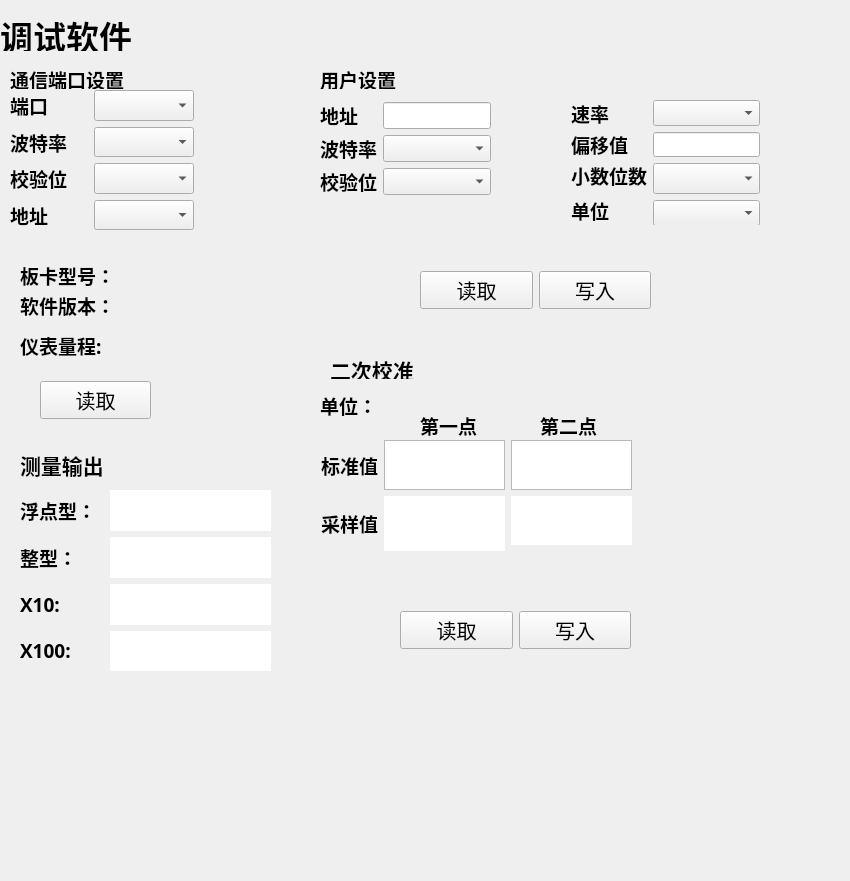
<?xml version="1.0" encoding="UTF-8"?>
<ui version="4.0">
 <class>main</class>
 <widget class="QWidget" name="main">
  <property name="geometry">
   <rect>
    <x>0</x>
    <y>0</y>
    <width>850</width>
    <height>881</height>
   </rect>
  </property>
  <property name="font">
   <font>
    <pointsize>15</pointsize>
   </font>
  </property>
  <property name="windowTitle">
   <string>Form</string>
  </property>
  <widget class="QWidget" name="instruinfo" native="true">
   <property name="geometry">
    <rect>
     <x>10</x>
     <y>250</y>
     <width>191</width>
     <height>181</height>
    </rect>
   </property>
   <widget class="QLabel" name="label_7">
    <property name="geometry">
     <rect>
      <x>10</x>
      <y>40</y>
      <width>101</width>
      <height>30</height>
     </rect>
    </property>
    <property name="font">
     <font>
      <family>楷体</family>
      <pointsize>14</pointsize>
      <weight>75</weight>
      <bold>true</bold>
     </font>
    </property>
    <property name="text">
     <string>软件版本：</string>
    </property>
   </widget>
   <widget class="QLabel" name="label_6">
    <property name="geometry">
     <rect>
      <x>10</x>
      <y>80</y>
      <width>101</width>
      <height>30</height>
     </rect>
    </property>
    <property name="font">
     <font>
      <family>楷体</family>
      <pointsize>14</pointsize>
      <weight>75</weight>
      <bold>true</bold>
     </font>
    </property>
    <property name="text">
     <string>仪表量程:</string>
    </property>
   </widget>
   <widget class="QLabel" name="label_5">
    <property name="geometry">
     <rect>
      <x>10</x>
      <y>10</y>
      <width>101</width>
      <height>30</height>
     </rect>
    </property>
    <property name="font">
     <font>
      <family>楷体</family>
      <pointsize>14</pointsize>
      <weight>75</weight>
      <bold>true</bold>
     </font>
    </property>
    <property name="text">
     <string>板卡型号：</string>
    </property>
   </widget>
   <widget class="QWidget" name="layoutWidget_2">
    <property name="geometry">
     <rect>
      <x>30</x>
      <y>130</y>
      <width>111</width>
      <height>41</height>
     </rect>
    </property>
    <layout class="QGridLayout" name="gridLayout_6">
     <item row="0" column="0">
      <widget class="QPushButton" name="ReadVer">
       <property name="text">
        <string>读取</string>
       </property>
      </widget>
     </item>
    </layout>
   </widget>
  </widget>
  <widget class="QWidget" name="PortSel" native="true">
   <property name="geometry">
    <rect>
     <x>10</x>
     <y>90</y>
     <width>184</width>
     <height>140</height>
    </rect>
   </property>
   <layout class="QGridLayout" name="gridLayout_2">
    <item row="0" column="1">
     <widget class="QComboBox" name="SerialNum"/>
    </item>
    <item row="1" column="0">
     <widget class="QLabel" name="label_2">
      <property name="font">
       <font>
        <family>楷体</family>
        <pointsize>14</pointsize>
        <weight>75</weight>
        <bold>true</bold>
       </font>
      </property>
      <property name="text">
       <string>波特率</string>
      </property>
     </widget>
    </item>
    <item row="0" column="0">
     <widget class="QLabel" name="label">
      <property name="font">
       <font>
        <family>楷体</family>
        <pointsize>14</pointsize>
        <weight>75</weight>
        <bold>true</bold>
       </font>
      </property>
      <property name="text">
       <string>端口</string>
      </property>
     </widget>
    </item>
    <item row="3" column="1">
     <widget class="QComboBox" name="SelDevAddr"/>
    </item>
    <item row="2" column="1">
     <widget class="QComboBox" name="Parity"/>
    </item>
    <item row="1" column="1">
     <widget class="QComboBox" name="Baurdrate"/>
    </item>
    <item row="2" column="0">
     <widget class="QLabel" name="label_3">
      <property name="font">
       <font>
        <family>楷体</family>
        <pointsize>14</pointsize>
        <weight>75</weight>
        <bold>true</bold>
       </font>
      </property>
      <property name="text">
       <string>校验位</string>
      </property>
     </widget>
    </item>
    <item row="3" column="0">
     <widget class="QLabel" name="label_4">
      <property name="font">
       <font>
        <family>楷体</family>
        <pointsize>14</pointsize>
        <weight>75</weight>
        <bold>true</bold>
       </font>
      </property>
      <property name="text">
       <string>地址</string>
      </property>
     </widget>
    </item>
   </layout>
  </widget>
  <widget class="QLabel" name="label_8">
   <property name="geometry">
    <rect>
     <x>320</x>
     <y>70</y>
     <width>90</width>
     <height>19</height>
    </rect>
   </property>
   <property name="font">
    <font>
     <family>楷体</family>
     <pointsize>14</pointsize>
     <weight>75</weight>
     <bold>true</bold>
    </font>
   </property>
   <property name="text">
    <string>用户设置</string>
   </property>
  </widget>
  <widget class="QWidget" name="UserSet" native="true">
   <property name="geometry">
    <rect>
     <x>320</x>
     <y>90</y>
     <width>451</width>
     <height>221</height>
    </rect>
   </property>
   <widget class="QWidget" name="layoutWidget">
    <property name="geometry">
     <rect>
      <x>251</x>
      <y>10</y>
      <width>189</width>
      <height>125</height>
     </rect>
    </property>
    <layout class="QGridLayout" name="gridLayout_3">
     <item row="0" column="0">
      <widget class="QLabel" name="label_13">
       <property name="font">
        <font>
         <family>楷体</family>
         <pointsize>14</pointsize>
         <weight>75</weight>
         <bold>true</bold>
        </font>
       </property>
       <property name="text">
        <string>速率</string>
       </property>
      </widget>
     </item>
     <item row="0" column="1">
      <widget class="QComboBox" name="SetAdcRate"/>
     </item>
     <item row="1" column="0">
      <widget class="QLabel" name="label_14">
       <property name="font">
        <font>
         <family>楷体</family>
         <pointsize>14</pointsize>
         <weight>75</weight>
         <bold>true</bold>
        </font>
       </property>
       <property name="text">
        <string>偏移值</string>
       </property>
      </widget>
     </item>
     <item row="2" column="0">
      <widget class="QLabel" name="label_15">
       <property name="font">
        <font>
         <family>楷体</family>
         <pointsize>14</pointsize>
         <weight>75</weight>
         <bold>true</bold>
        </font>
       </property>
       <property name="text">
        <string>小数位数</string>
       </property>
      </widget>
     </item>
     <item row="2" column="1" rowspan="2">
      <widget class="QComboBox" name="demical"/>
     </item>
     <item row="3" column="0" rowspan="2">
      <widget class="QLabel" name="label_16">
       <property name="font">
        <font>
         <family>楷体</family>
         <pointsize>14</pointsize>
         <weight>75</weight>
         <bold>true</bold>
        </font>
       </property>
       <property name="text">
        <string>单位</string>
       </property>
      </widget>
     </item>
     <item row="4" column="1">
      <widget class="QComboBox" name="Unit"/>
     </item>
     <item row="1" column="1">
      <widget class="QLineEdit" name="OffsetVal"/>
     </item>
    </layout>
   </widget>
   <widget class="QWidget" name="layoutWidget">
    <property name="geometry">
     <rect>
      <x>0</x>
      <y>12</y>
      <width>171</width>
      <height>93</height>
     </rect>
    </property>
    <layout class="QGridLayout" name="gridLayout">
     <item row="0" column="0">
      <widget class="QLabel" name="label_11">
       <property name="font">
        <font>
         <family>楷体</family>
         <pointsize>14</pointsize>
         <weight>75</weight>
         <bold>true</bold>
        </font>
       </property>
       <property name="text">
        <string>地址</string>
       </property>
      </widget>
     </item>
     <item row="0" column="1">
      <widget class="QLineEdit" name="SetDevAddr"/>
     </item>
     <item row="1" column="0">
      <widget class="QLabel" name="label_10">
       <property name="font">
        <font>
         <family>楷体</family>
         <pointsize>14</pointsize>
         <weight>75</weight>
         <bold>true</bold>
        </font>
       </property>
       <property name="text">
        <string>波特率</string>
       </property>
      </widget>
     </item>
     <item row="1" column="1">
      <widget class="QComboBox" name="SetBaud"/>
     </item>
     <item row="2" column="0">
      <widget class="QLabel" name="label_9">
       <property name="font">
        <font>
         <family>楷体</family>
         <pointsize>14</pointsize>
         <weight>75</weight>
         <bold>true</bold>
        </font>
       </property>
       <property name="text">
        <string>校验位</string>
       </property>
      </widget>
     </item>
     <item row="2" column="1">
      <widget class="QComboBox" name="SetParity"/>
     </item>
    </layout>
   </widget>
   <widget class="QWidget" name="layoutWidget_3">
    <property name="geometry">
     <rect>
      <x>100</x>
      <y>180</y>
      <width>231</width>
      <height>41</height>
     </rect>
    </property>
    <layout class="QGridLayout" name="gridLayout_9">
     <item row="0" column="0">
      <widget class="QPushButton" name="ReadUsrDat">
       <property name="text">
        <string>读取</string>
       </property>
      </widget>
     </item>
     <item row="0" column="1">
      <widget class="QPushButton" name="WriteUsrDat">
       <property name="text">
        <string>写入</string>
       </property>
      </widget>
     </item>
    </layout>
   </widget>
  </widget>
  <widget class="QLabel" name="label_12">
   <property name="geometry">
    <rect>
     <x>10</x>
     <y>70</y>
     <width>131</width>
     <height>19</height>
    </rect>
   </property>
   <property name="font">
    <font>
     <family>楷体</family>
     <pointsize>14</pointsize>
     <weight>75</weight>
     <bold>true</bold>
    </font>
   </property>
   <property name="text">
    <string>通信端口设置</string>
   </property>
  </widget>
  <widget class="QWidget" name="UserCali" native="true">
   <property name="geometry">
    <rect>
     <x>320</x>
     <y>350</y>
     <width>471</width>
     <height>321</height>
    </rect>
   </property>
   <widget class="QLabel" name="label_24">
    <property name="geometry">
     <rect>
      <x>10</x>
      <y>10</y>
      <width>90</width>
      <height>19</height>
     </rect>
    </property>
    <property name="font">
     <font>
      <family>楷体</family>
      <pointsize>16</pointsize>
      <weight>75</weight>
      <bold>true</bold>
     </font>
    </property>
    <property name="text">
     <string>二次校准</string>
    </property>
   </widget>
   <widget class="QLabel" name="label_20">
    <property name="geometry">
     <rect>
      <x>100</x>
      <y>60</y>
      <width>101</width>
      <height>30</height>
     </rect>
    </property>
    <property name="font">
     <font>
      <family>楷体</family>
      <pointsize>14</pointsize>
      <weight>75</weight>
      <bold>true</bold>
     </font>
    </property>
    <property name="text">
     <string>第一点</string>
    </property>
   </widget>
   <widget class="QLabel" name="label_21">
    <property name="geometry">
     <rect>
      <x>220</x>
      <y>60</y>
      <width>101</width>
      <height>30</height>
     </rect>
    </property>
    <property name="font">
     <font>
      <family>楷体</family>
      <pointsize>14</pointsize>
      <weight>75</weight>
      <bold>true</bold>
     </font>
    </property>
    <property name="text">
     <string>第二点</string>
    </property>
   </widget>
   <widget class="QLabel" name="label_22">
    <property name="geometry">
     <rect>
      <x>0</x>
      <y>40</y>
      <width>61</width>
      <height>30</height>
     </rect>
    </property>
    <property name="font">
     <font>
      <family>楷体</family>
      <pointsize>14</pointsize>
      <weight>75</weight>
      <bold>true</bold>
     </font>
    </property>
    <property name="text">
     <string>单位：</string>
    </property>
   </widget>
   <widget class="QWidget" name="">
    <property name="geometry">
     <rect>
      <x>1</x>
      <y>90</y>
      <width>311</width>
      <height>111</height>
     </rect>
    </property>
    <layout class="QGridLayout" name="gridLayout_4">
     <item row="0" column="0">
      <widget class="QLabel" name="label_18">
       <property name="font">
        <font>
         <family>楷体</family>
         <pointsize>14</pointsize>
         <weight>75</weight>
         <bold>true</bold>
        </font>
       </property>
       <property name="text">
        <string>标准值</string>
       </property>
      </widget>
     </item>
     <item row="0" column="1">
      <widget class="QTextEdit" name="textEdit"/>
     </item>
     <item row="1" column="0" rowspan="2">
      <widget class="QLabel" name="label_19">
       <property name="font">
        <font>
         <family>楷体</family>
         <pointsize>14</pointsize>
         <weight>75</weight>
         <bold>true</bold>
        </font>
       </property>
       <property name="text">
        <string>采样值</string>
       </property>
      </widget>
     </item>
     <item row="1" column="1" rowspan="2">
      <widget class="QTextBrowser" name="textBrowser_3">
       <property name="styleSheet">
        <string notr="true"/>
       </property>
       <property name="frameShape">
        <enum>QFrame::NoFrame</enum>
       </property>
      </widget>
     </item>
     <item row="0" column="2">
      <widget class="QTextEdit" name="textEdit_2"/>
     </item>
     <item row="1" column="2">
      <widget class="QTextBrowser" name="textBrowser_4">
       <property name="styleSheet">
        <string notr="true"/>
       </property>
       <property name="frameShape">
        <enum>QFrame::NoFrame</enum>
       </property>
      </widget>
     </item>
    </layout>
   </widget>
   <widget class="QWidget" name="">
    <property name="geometry">
     <rect>
      <x>80</x>
      <y>260</y>
      <width>231</width>
      <height>41</height>
     </rect>
    </property>
    <layout class="QGridLayout" name="gridLayout_5">
     <item row="0" column="0">
      <widget class="QPushButton" name="ReadDat">
       <property name="text">
        <string>读取</string>
       </property>
      </widget>
     </item>
     <item row="0" column="1">
      <widget class="QPushButton" name="WriteDat">
       <property name="text">
        <string>写入</string>
       </property>
      </widget>
     </item>
    </layout>
   </widget>
  </widget>
  <widget class="QLabel" name="label_17">
   <property name="geometry">
    <rect>
     <x>0</x>
     <y>20</y>
     <width>181</width>
     <height>31</height>
    </rect>
   </property>
   <property name="font">
    <font>
     <family>楷体</family>
     <pointsize>25</pointsize>
     <weight>75</weight>
     <bold>true</bold>
    </font>
   </property>
   <property name="text">
    <string>调试软件</string>
   </property>
  </widget>
  <widget class="QLabel" name="label_23">
   <property name="geometry">
    <rect>
     <x>20</x>
     <y>450</y>
     <width>101</width>
     <height>30</height>
    </rect>
   </property>
   <property name="font">
    <font>
     <family>楷体</family>
     <pointsize>16</pointsize>
     <weight>75</weight>
     <bold>true</bold>
    </font>
   </property>
   <property name="text">
    <string>测量输出</string>
   </property>
  </widget>
  <widget class="QWidget" name="widget" native="true">
   <property name="geometry">
    <rect>
     <x>20</x>
     <y>480</y>
     <width>261</width>
     <height>191</height>
    </rect>
   </property>
   <widget class="QWidget" name="">
    <property name="geometry">
     <rect>
      <x>90</x>
      <y>10</y>
      <width>161</width>
      <height>181</height>
     </rect>
    </property>
    <layout class="QGridLayout" name="gridLayout_7">
     <item row="0" column="0">
      <widget class="QTextBrowser" name="textBrowser_8">
       <property name="styleSheet">
        <string notr="true"/>
       </property>
       <property name="frameShape">
        <enum>QFrame::NoFrame</enum>
       </property>
      </widget>
     </item>
     <item row="2" column="0">
      <widget class="QTextBrowser" name="textBrowser_6">
       <property name="styleSheet">
        <string notr="true"/>
       </property>
       <property name="frameShape">
        <enum>QFrame::NoFrame</enum>
       </property>
      </widget>
     </item>
     <item row="1" column="0">
      <widget class="QTextBrowser" name="textBrowser_9">
       <property name="styleSheet">
        <string notr="true"/>
       </property>
       <property name="frameShape">
        <enum>QFrame::NoFrame</enum>
       </property>
      </widget>
     </item>
     <item row="3" column="0">
      <widget class="QTextBrowser" name="textBrowser_7">
       <property name="styleSheet">
        <string notr="true"/>
       </property>
       <property name="frameShape">
        <enum>QFrame::NoFrame</enum>
       </property>
      </widget>
     </item>
    </layout>
   </widget>
   <widget class="QWidget" name="">
    <property name="geometry">
     <rect>
      <x>0</x>
      <y>10</y>
      <width>86</width>
      <height>181</height>
     </rect>
    </property>
    <layout class="QGridLayout" name="gridLayout_8">
     <item row="0" column="0">
      <widget class="QLabel" name="label_25">
       <property name="font">
        <font>
         <family>楷体</family>
         <pointsize>14</pointsize>
         <weight>75</weight>
         <bold>true</bold>
        </font>
       </property>
       <property name="text">
        <string>浮点型：</string>
       </property>
      </widget>
     </item>
     <item row="1" column="0">
      <widget class="QLabel" name="label_26">
       <property name="font">
        <font>
         <family>楷体</family>
         <pointsize>14</pointsize>
         <weight>75</weight>
         <bold>true</bold>
        </font>
       </property>
       <property name="text">
        <string>整型：</string>
       </property>
      </widget>
     </item>
     <item row="2" column="0">
      <widget class="QLabel" name="label_27">
       <property name="font">
        <font>
         <family>楷体</family>
         <pointsize>14</pointsize>
         <weight>75</weight>
         <bold>true</bold>
        </font>
       </property>
       <property name="text">
        <string>X10:</string>
       </property>
      </widget>
     </item>
     <item row="3" column="0">
      <widget class="QLabel" name="label_28">
       <property name="font">
        <font>
         <family>楷体</family>
         <pointsize>14</pointsize>
         <weight>75</weight>
         <bold>true</bold>
        </font>
       </property>
       <property name="text">
        <string>X100:</string>
       </property>
      </widget>
     </item>
    </layout>
   </widget>
  </widget>
 </widget>
 <resources/>
 <connections/>
</ui>
